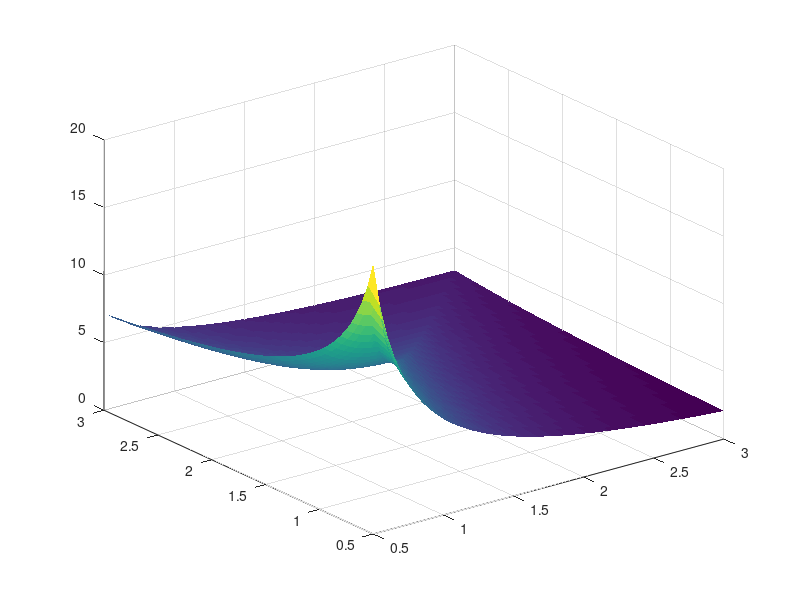

Write MATLAB code to recreate this figure. (Note: this script raises an error after producing the figure.)
% =========================================================================
% Script: plot_3d_surface.m
% Purpose: Regenerate the 3D Theoretical Response Surface for Log-SNRAS
% =========================================================================
clear; clc; close all;

% 1. Define Parameters for the Theoretical Surface
% Assuming a normalized transit depth (delta) of 1 and N_in = 100 for visualization
delta = 1.0;
N_in = 100;

% 2. Create the Grid for In-Transit and Out-of-Transit Sigma
[S_O, S_I] = meshgrid(linspace(0.5, 3, 50), linspace(0.5, 3, 50));

% 3. Apply the Log-SNRAS Mathematical Formulation
% P_surf: Logarithmic Penalty based on dispersion contrast
P_surf = log(1 + abs(S_I - S_O) ./ S_O);

% Z_surf: The final variance-stabilized Log-SNRAS score
Z_surf = (delta * sqrt(N_in)) ./ (S_O .* (1 + P_surf));

% 4. Visualization Setup
fig = figure('Color', 'w', 'Units', 'inches', 'Position', [1, 1, 7, 6]);

% Plot the surface
surf(S_O, S_I, Z_surf, 'EdgeColor', 'none');
colormap(parula); 

% Configure Colorbar
c = colorbar;
c.Label.String = 'Log-SNRAS Score';
c.Label.FontSize = 11;

% Configure Axes and Labels
xlabel('\sigma_{out} (Out-of-Transit Noise)', 'FontSize', 12, 'FontWeight', 'bold');
ylabel('\sigma_{in} (In-Transit Noise)', 'FontSize', 12, 'FontWeight', 'bold');
zlabel('Detection Score', 'FontSize', 12, 'FontWeight', 'bold');
title('Log-SNRAS Response Surface', 'FontSize', 14, 'FontWeight', 'bold');

% Set viewing angle for optimal 3D perspective
view(135, 30);
grid on;

% 5. Export high-resolution image for publication/repository
exportgraphics(fig, 'Log_SNRAS_Response_Surface.png', 'Resolution', 600);
fprintf('Figure saved successfully as Log_SNRAS_Response_Surface.png\n');
